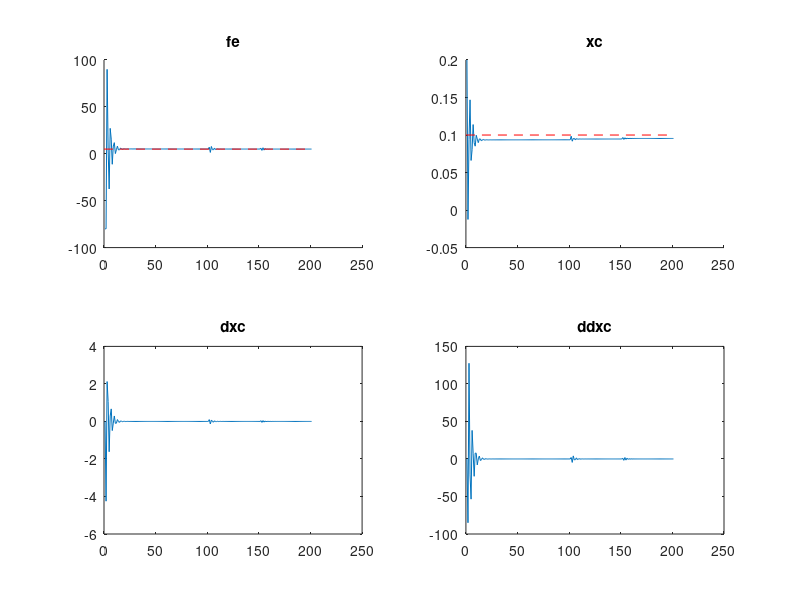

This chart was generated by the following MATLAB code:
clear all;

t = 0.05;
m = 1; k =0;  b =10;
xc = 0.2; dxc= 0; ddxc = 0;
xe = 0.1; dxe = 0; ddxe= 0;
fd = 5;
ke = 800;
epsilon = 10^(-8); sigma = 0.01; lambda = 1;
delta_b = 0;    
phi_t = 0;
fe = ke * (-0.1);
%fe = 0;
delta_f = 0;

for i=1:200
    fe(i+1) = ke * (xe - xc(i));
    delta_f(i+1) = fe(i+1) - fd;
    phi_t(i+1) = phi_t(i) + sigma * delta_f(i+1) / b;
    delta_b(i+1) = b/(dxc(i) - dxe + epsilon) * phi_t(i+1);

    ddxc(i+1) = ddxe + (delta_f(i+1) - (b - delta_b(i+1))*(dxc(i) - dxe))/m;
    dxc(i+1) = dxc(i) + ddxc(i+1)*t;
    xc(i+1) = xc(i) + dxc(i+1)*t;

    if i < 100
        ke = 800;
    elseif 100<i && i<150 
        ke = 950;
    else
        ke = 1100;
    end
end

y = 1:200;
figure(4);
subplot(2,2,1)
hold on;
plot(fe);
line([0,200],[5,5],"LineStyle", "--","color","r");
title("fe");
subplot(2,2,2);
hold on;
plot(xc);
line([0,200],[0.1,0.1],"LineStyle", "--","color","r");
title("xc");
subplot(2,2,3);
plot(dxc);
title("dxc");
subplot(2,2,4);
plot(ddxc);
title("ddxc");